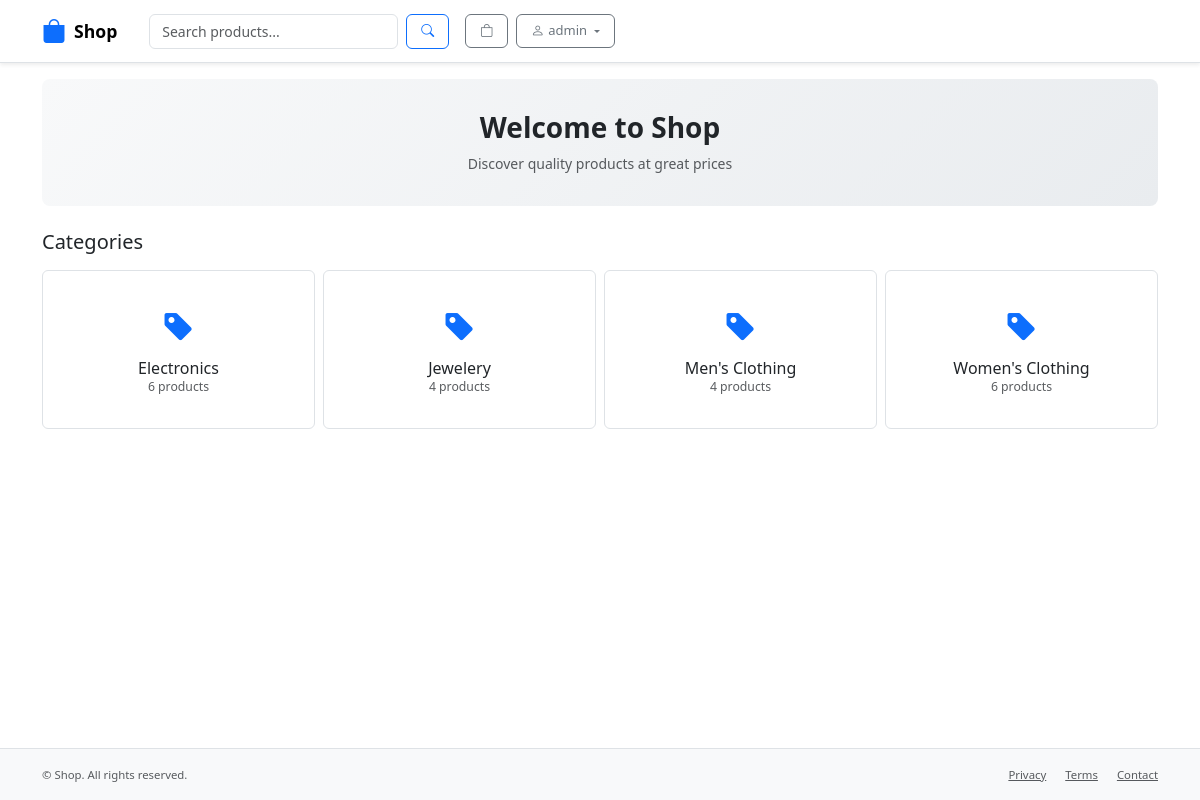
/ (signed in), run on the app's committed database.
### user_account/models.py (models this page shows)
class User(AbstractBaseUser, PermissionsMixin):
    username = models.CharField(
        max_length=150,
        validators=[UnicodeUsernameValidator, ],
        unique=True
    )
    email = models.EmailField(
        max_length=150,
        unique=True
    )
    is_staff = models.BooleanField(default=False)
    is_superuser = models.BooleanField(default=False)
    is_active = models.BooleanField(default=True)
    date_joined = models.DateTimeField(auto_now_add=True)
    objects = UserManager()
    USERNAME_FIELD = "username"
    REQUIRED_FIELDS = ["email", ]
    class Meta:
        ordering = ['-date_joined']

### product/models.py (models this page shows, shortened)
class Category(models.Model):
    title = models.CharField(max_length=200, unique=True)
    slug = models.SlugField(unique=True)
    featured = models.BooleanField(default=False)
    created_date = models.DateTimeField(auto_now_add=True)
    class Meta:
        ordering = ["title"]

### product/views.py (the view)
# urls.py: path("", Home.as_view(), name="home"),
class Home(generic.TemplateView):
    template_name = "home.html"
    def get_context_data(self, **kwargs):
        context = super().get_context_data(**kwargs)
        context.update(
            {
                "featured_categories": Category.objects.filter(featured=True),
                "featured_products": Product.objects.filter(featured=True),
                "sliders": Slider.objects.filter(show=True),
            }
        )
        return context

### cart/carts.py (called while the page is built)
    def __len__(self):
        return len(list(self.cart.keys()))

### cart/context_processors.py (called while the page is built)
def cart(request):
    cached = getattr(request, "_cart", None)
    if cached is None:
        cached = Cart(request)
        request._cart = cached
    cart_instance = cached
    if len(list(cart_instance.cart.keys())) < 1:
        try:
            del cart_instance.session[cart_instance.coupon_id]
            cart_instance.coupon = None
        except KeyError:
            pass
    return {"cart": cart_instance}

### product/context_processors.py (called while the page is built)
def categories(request):
    return {"categories":Category.objects.all()}

### templates/home.html (shortened to what this page needs)
{% extends 'base.html' %}
{% load static %}
{% block content %}
<div class="hero text-center">
  <h1 class="h3 fw-bold mb-2">Welcome to Shop</h1>
  <p class="text-muted mb-0">Discover quality products at great prices</p>
</div>
{% if featured_categories %}
<section class="mb-4">
  <div class="d-flex justify-content-between align-items-center mb-3">
    <h2 class="h5 mb-0">Categories</h2>
  </div>
  <div class="row g-2">
    {% for category in featured_categories %}
    <div class="col-6 col-md-4 col-lg-3">
      <a href="{% url 'category-details' category.slug %}" class="text-decoration-none text-dark">
        <div class="card h-100 text-center p-3">
          <div class="card-body d-flex flex-column justify-content-center">
            <i class="bi bi-tag-fill text-primary mb-2" style="font-size: 2rem;"></i>
            <h6 class="mb-0">{{ category.title|title }}</h6>
            <small class="text-muted">{{ category.products.count }} products</small>
          </div>
        </div>
      </a>
    </div>
    {% endfor %}
  </div>
</section>
{% endif %}
{% endblock %}

### templates/header.html (shortened to what this page needs)
{% load static %}
<nav class="navbar navbar-expand-lg navbar-light bg-white border-bottom shadow-sm sticky-top">
  <div class="container">
    <a class="navbar-brand d-flex align-items-center gap-2" href="{% url 'home' %}">
      <i class="bi bi-bag-fill text-primary" style="font-size: 1.5rem;"></i>
      <span>Shop</span>
    </a>
    <div class="collapse navbar-collapse" id="navbarNav">
      <form class="d-flex flex-grow-1 mx-3 navbar-search" action="{% url 'search-products' %}" method="get">
        <input name="key" type="search" class="form-control" placeholder="Search products..." value="{{ request.GET.key|default:'' }}">
        <button class="btn btn-outline-primary ms-2" type="submit"><i class="bi bi-search"></i></button>
      </form>
      <div class="d-flex align-items-center gap-2">
        <a href="{% url 'cart' %}" class="btn btn-outline-secondary position-relative" title="Cart">
          <i class="bi bi-bag"></i>
        </a>
        {% if request.user.is_authenticated %}
        <div class="dropdown">
          <button class="btn btn-outline-secondary dropdown-toggle d-flex align-items-center gap-1" type="button" data-bs-toggle="dropdown">
            <i class="bi bi-person"></i>
            <span class="d-none d-sm-inline">{{ request.user.username }}</span>
          </button>
        </div>
        {% else %}
        <a href="{% url 'login' %}" class="btn btn-outline-primary">Login</a>
        <a href="{% url 'registration' %}" class="btn btn-primary ms-1">Sign Up</a>
        {% endif %}
      </div>
    </div>
  </div>
</nav>

### static/css/app.css (style rules this page uses)
:root { --bs-font-size-base: 0.875rem; --bs-body-line-height: 1.5; }
body { font-size: var(--bs-font-size-base); }
.card { border: 1px solid #dee2e6; border-radius: 0.375rem; transition: box-shadow 0.2s; }
.navbar { padding: 0.5rem 1rem; }
.navbar-brand { font-weight: 600; font-size: 1.1rem; }
.btn { font-size: 0.8125rem; padding: 0.375rem 0.875rem; }
.form-control, .form-select { font-size: 0.875rem; padding: 0.375rem 0.75rem; }
.navbar-search { max-width: 300px; }
.hero { background: linear-gradient(135deg, #f8f9fa 0%, #e9ecef 100%); border-radius: 0.5rem; padding: 2rem 1rem; margin-bottom: 1.5rem; }

### data on the page
User: user.username "admin"
Category: title "Electronics", products.count "6"
Category: title "Jewelery", products.count "4"
Category: title "Men's Clothing", products.count "4"
Category: title "Women's Clothing", products.count "6"
